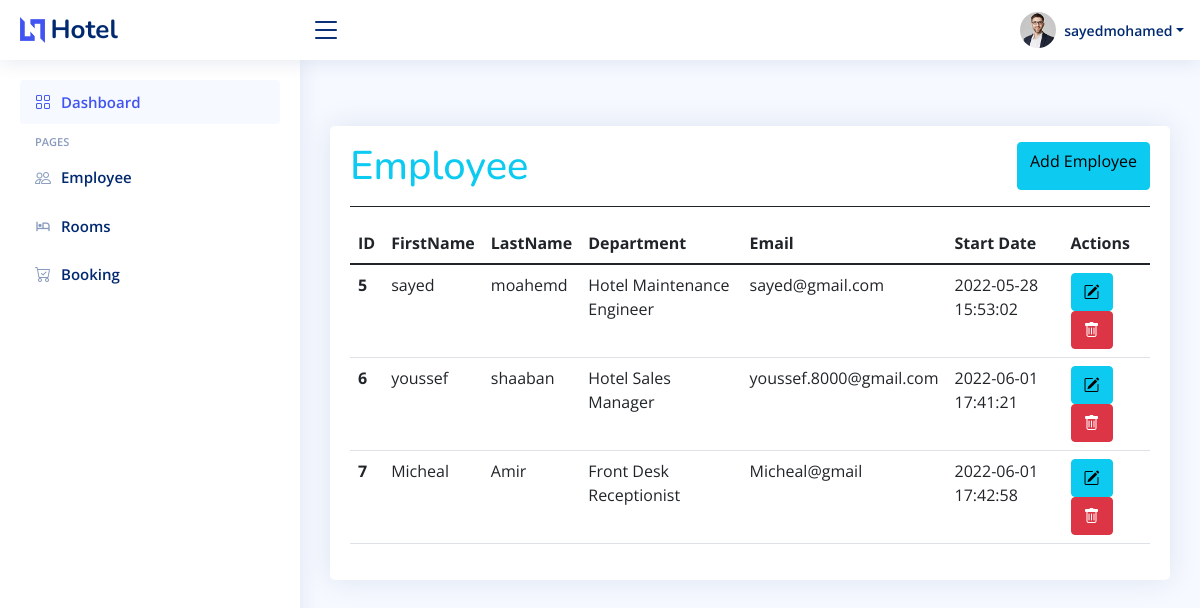
Page /adminpanle/employee/list.php (signed in) on the earlier database version.
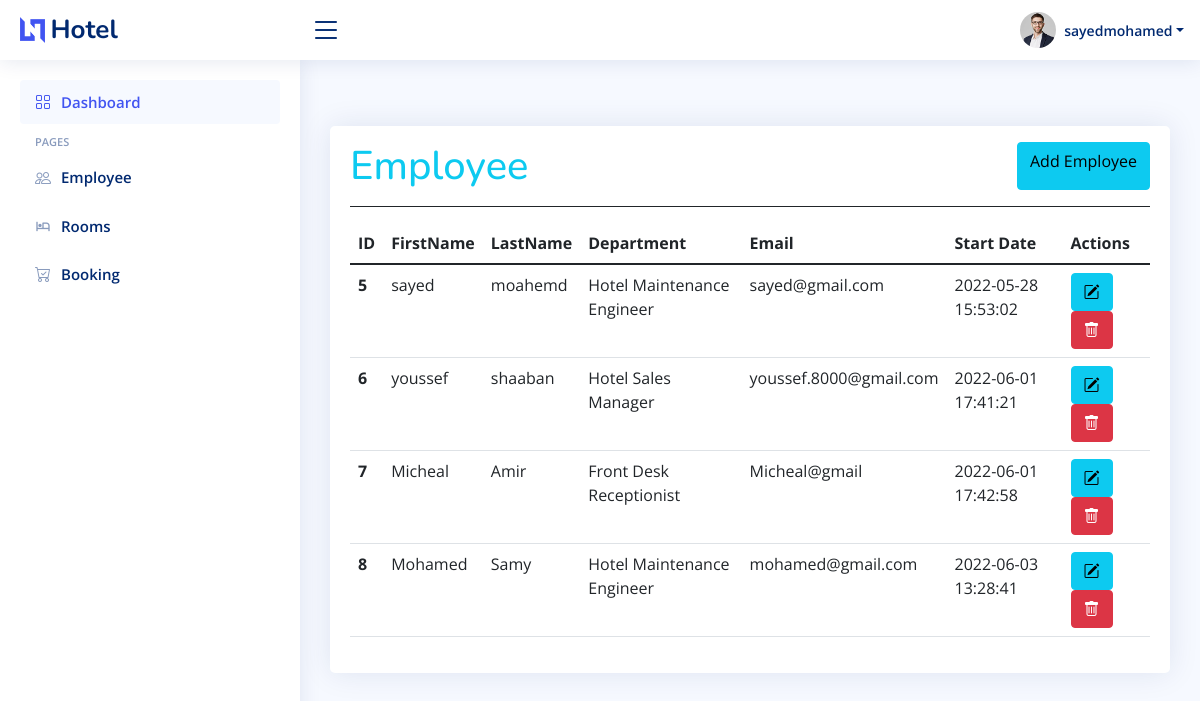
Same page on the later database version.
### tables this page shows
CREATE TABLE `employee` (
  `id` int(11) NOT NULL,
  `firstName` varchar(55) NOT NULL,
  `lastName` varchar(55) NOT NULL,
  `email` varchar(55) NOT NULL,
  `password` varchar(20) NOT NULL,
  `departmentid` int(11) NOT NULL,
  `shift` int(11) NOT NULL,
  `createdAt` timestamp NOT NULL DEFAULT CURRENT_TIMESTAMP ON UPDATE CURRENT_TIMESTAMP
);

CREATE TABLE `department` (
  `id` int(11) NOT NULL,
  `name` varchar(55) NOT NULL
);

### adminpanle/employee/list.php (the view, shortened to what this page needs)
<?php
require __DIR__ . '/../init.php';
$select = "SELECT employee.id as empID, employee.firstName as empfName,employee.lastName as emplName, employee.email as empEmail, employee.password as emppassword,createdAt as ca, department.name as depname, department.id as depid FROM `employee` JOIN `department` ON employee.departmentid = department.id";
$ss = mysqli_query($conn, $select);
?>
<a href="/hotel/adminpanle/employee/add.php" class="btn btn-primary">
    <h5>Add Employees</h5>
</a>
<main id="main" class="main">
    <section class="section">
        <div class="row">
            <div class="col-lg-12">
                <div class="card">
                    <div class="card-body">
                        <div class="d-flex mt-3 mb-3 border-bottom border-dark">
                            <h1 class="flex-grow-1  text-info mb-3">Employee</h1>
                            <a href="/hotel/adminpanle/employee/add.php" class="btn btn-info mb-3">
                                Add Employee
                            </a>
                        </div>
                        <table class="table rowtable ">
                            <thead>
                                <tr>
                                    <th scope="col">ID</th>
                                    <th scope="col">FirstName</th>
                                    <th scope="col">LastName</th>
                                    <th scope="col">Department</th>
                                    <th scope="col">Email</th>
                                    <th scope="col">Start Date</th>
                                    <th scope="col">Actions</th>
                                </tr>
                            </thead>
                            <tbody>
                                <?php foreach ($ss as $data) { ?>
                                    <tr>
                                        <th scope="row"><?php echo $data['empID'] ?></th>
                                        <td><?php echo $data['empfName'] ?></td>
                                        <td><?php echo $data['emplName'] ?></td>
                                        <td><?php echo $data['depname'] ?></td>
                                        <td><?php echo $data['empEmail'] ?></td>
                                        <td><?php echo $data['ca'] ?></td>
                                        <td>
                                            <a class="btn btn-info" href="/hotel/adminpanle/employee/add.php?edit=<?php echo $data['empID'] ?>"><i class="bi bi-pencil-square"></i></a>
                                            <a class="btn btn-danger" href="/hotel/adminpanle/employee/list.php?delete=<?php echo $data['empID'] ?>" onclick="return confirm('Are You Sure ? ')"><i class="bi bi-trash"></i></a>
                                        </td>
                                    </tr>
                                <?php }; ?>
                            </tbody>
                        </table>
                    </div>
                </div>
            </div>
        </div>
    </section>
</main>
<?php
include '../includes/scripts.php';
?>

Differences in the rows shown:
added employee: id "8", firstName "Mohamed", lastName "Samy", departmentid.name "Hotel Maintenance Engineer", email "mohamed@gmail.com", createdAt "2022-06-03 13:28:41"
